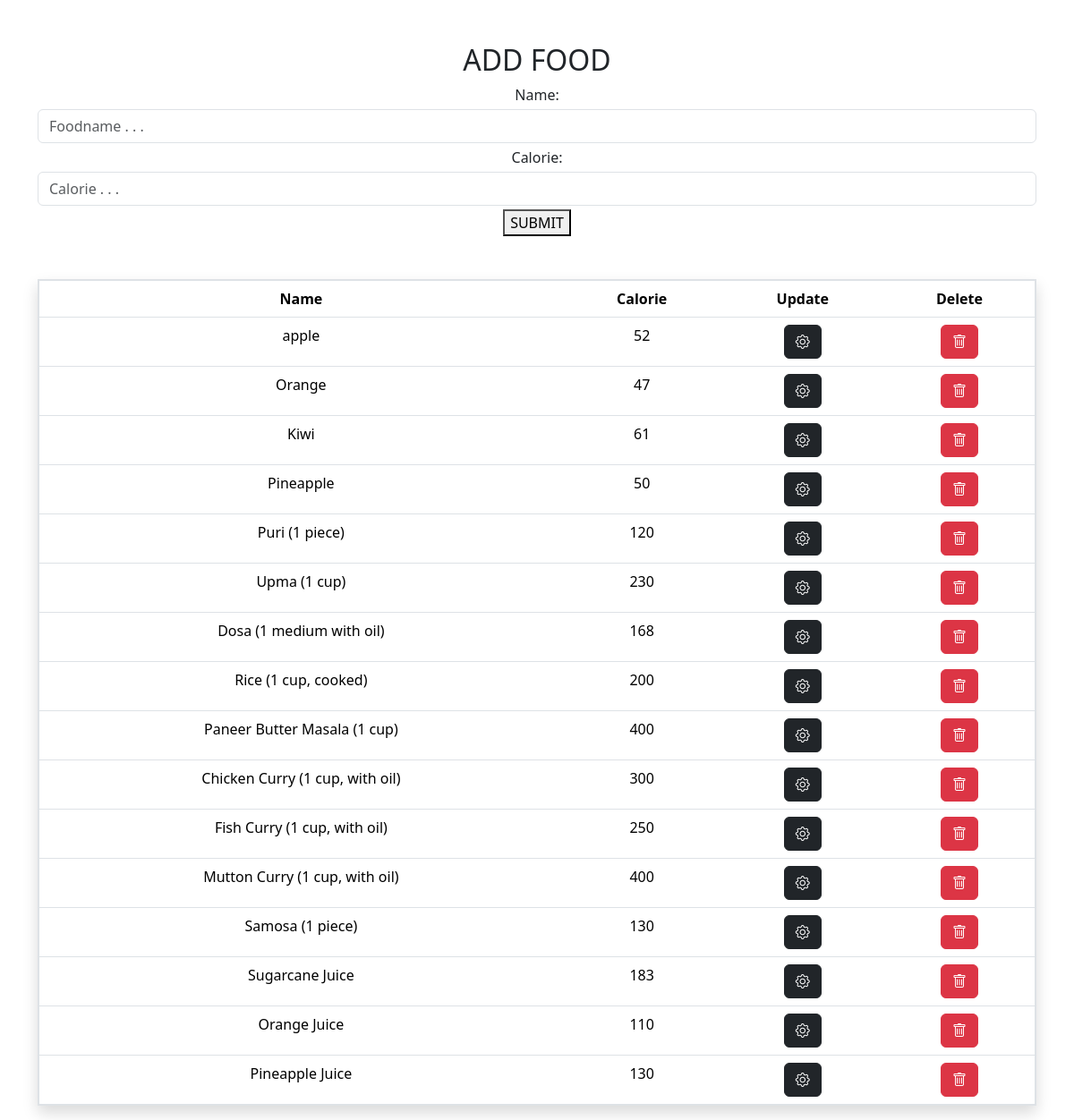
The app's page /addfood/ with its own data.
### web/models.py (models this page shows, shortened)
class Foods(models.Model):
    name=models.CharField(max_length=50,db_index=True,unique=True)
    calorie=models.PositiveIntegerField()

### web/views.py (the view, shortened to what this page needs)
# urls.py: path('addfood/',Add_Food.as_view(),name='addfood'),
class Add_Food(View):
    def get(self,request,*args,**kwargs):
        form=FoodForm
        data=Foods.objects.all()
        return render(request,"food.html",{"form":form,'data':data})

### web/templates/food.html (shortened to what this page needs)
<!DOCTYPE html>
<html lang="en">
<head>
    <link href="https://cdn.jsdelivr.net/npm/bootstrap@5.3.3/dist/css/bootstrap.min.css" rel="stylesheet"
>
    <link rel="stylesheet" href="https://cdn.jsdelivr.net/npm/bootstrap-icons@1.11.3/font/bootstrap-icons.min.css">
</head>
<body>
    <div class="container text-center mt-5">
        <h2>ADD FOOD</h2>
        <form action="" method="post">
            {{form}}
            <button type="submit">SUBMIT</button>
        </form>
    </div>
    <div class="container">
        <table class="text-center table table-hover border border-2 solid shadow mt-5">
            <tr>
                <th>Name</th>
                <th>Calorie </th>
                <th>Update</th>
                <th>Delete</th>
            </tr>
            <tbody>
                {% for i in data %}
                <tr>
                    <td>{{i.name}}</td>
                    <td>{{i.calorie}}</td>
                    <td><a href="{% url 'updatefood' i.id %}"><i class="bi bi-gear btn btn-dark"></i></a></td>
                    <td><a href="{%url 'deletefood' i.id %}"><i class="bi bi-trash btn btn-danger"></i></a></td>
                </tr>
                {% endfor %}
            </tbody>
        </table>
    </div>
</body>
</html>

### records on screen
Foods: name "apple", calorie "52"
Foods: name "Orange", calorie "47"
Foods: name "Kiwi", calorie "61"
Foods: name "Pineapple", calorie "50"
Foods: name "Puri (1 piece)", calorie "120"
Foods: name "Upma (1 cup)", calorie "230"
Foods: name "Dosa (1 medium with oil)", calorie "168"
Foods: name "Rice (1 cup, cooked)", calorie "200"
Foods: name "Paneer Butter Masala (1 cup)", calorie "400"
Foods: name "Chicken Curry (1 cup, with oil)", calorie "300"
Foods: name "Fish Curry (1 cup, with oil)", calorie "250"
Foods: name "Mutton Curry (1 cup, with oil)", calorie "400"
Foods: name "Samosa (1 piece)", calorie "130"
Foods: name "Sugarcane Juice", calorie "183"
Foods: name "Orange Juice", calorie "110"
Foods: name "Pineapple Juice", calorie "130"
